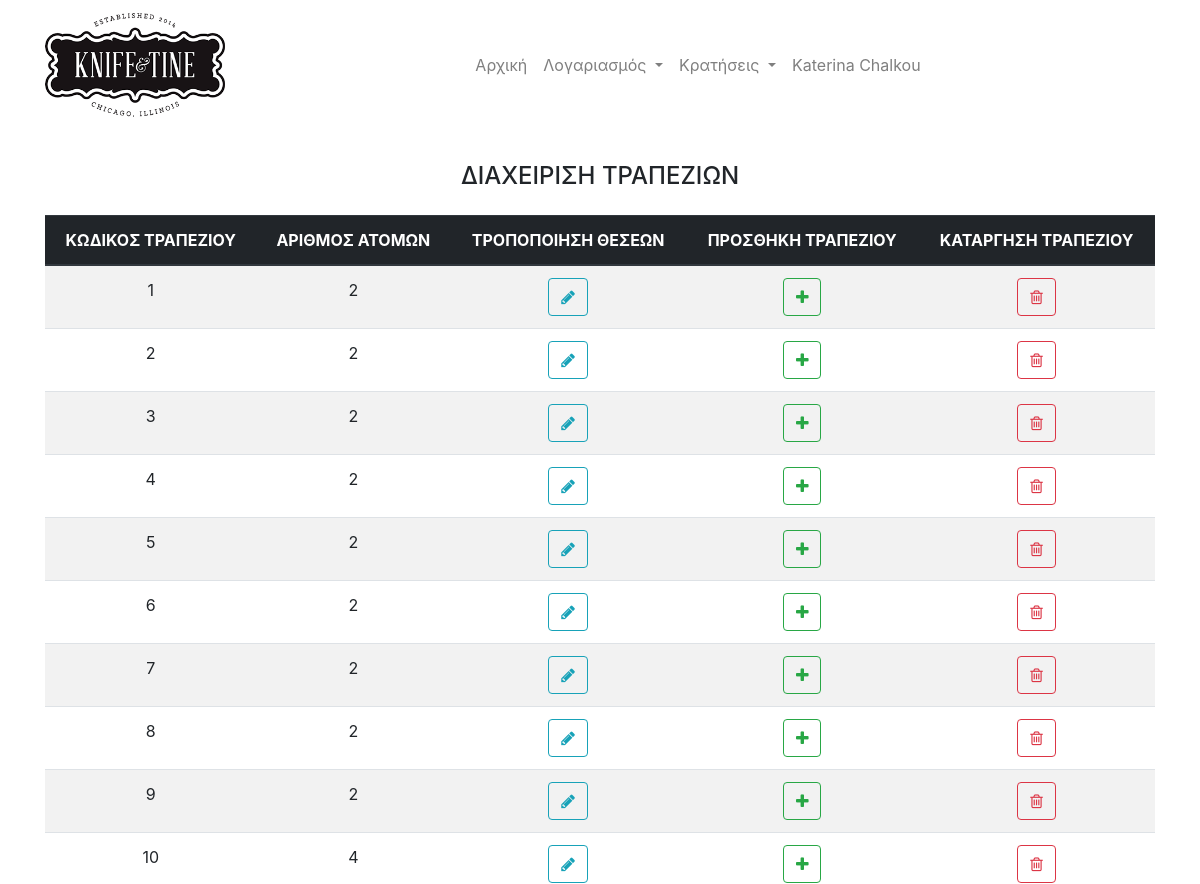
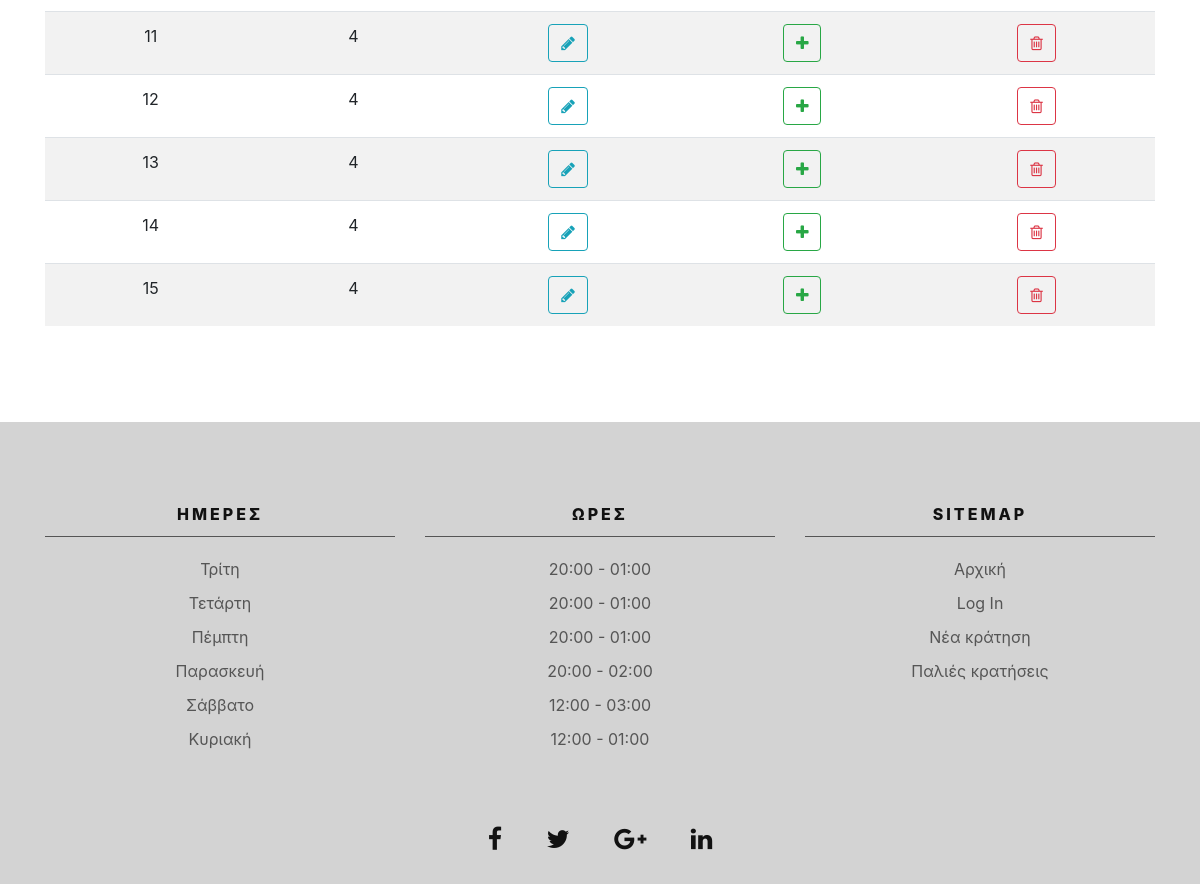
/tab_management.php (signed in), run on the app's committed database (2 pictures, top to bottom).
### tables this page shows
CREATE TABLE IF NOT EXISTS `tables` (
  `id` tinyint(1) NOT NULL AUTO_INCREMENT,
  `people` tinyint(1) NOT NULL,
  PRIMARY KEY (`id`)
);

### tab_management.php (the view, shortened to what this page needs)
<?php require('db_connect.php');
    ?>
<!doctype html>
<html>
<?php include('header.php'); ?>
<body>
<?php include ('navigation.php'); ?>
<section id="dashboard" class="main">
<div class="container pt-2 pb-5">
<h4 class="text-center pb-3">ΔΙΑΧΕΙΡΙΣΗ ΤΡΑΠΕΖΙΩΝ</h4>
<table  id="tables" class="table table-striped text-center mb-5">
<thead class="thead-dark">
<tr>
<th scope="col">ΚΩΔΙΚΟΣ ΤΡΑΠΕΖΙΟΥ</th>
<th scope="col">ΑΡΙΘΜΟΣ ΑΤΟΜΩΝ</th>
<th scope="col">ΤΡΟΠΟΠΟΙΗΣΗ ΘΕΣΕΩΝ</th>
<th scope="col">ΠΡΟΣΘΗΚΗ ΤΡΑΠΕΖΙΟΥ</th>
<th scope="col">ΚΑΤΑΡΓΗΣΗ ΤΡΑΠΕΖΙΟΥ</th>
</tr>
</thead>
<tbody>
<?php
$tables = $conn->query("SELECT id, people FROM tables");
	if($tables->num_rows > 0):
		while($row_tab = $tables->fetch_assoc()):
?>
<tr>
<td><?= $row_tab['id']; ?></td>
<td><?= $row_tab['people']; ?></td>
<td><button type="button" class="btn btn-outline-info" data-toggle="modal" data-target="#editab<?= $row_tab['id']; ?>"><i class="fa fa-pencil" aria-hidden="true"></i></button></td>
<td><button type="button" class="btn btn-outline-success" data-toggle="modal" data-target="#addtab"><i class="fa fa-plus" aria-hidden="true"></i></button></td>
<td><button type="button" class="btn btn-outline-danger" data-toggle="modal" data-target="#deltab<?= $row_tab['id']; ?>"><i class="fa fa-trash-o" aria-hidden="true"></i></button></td>
</tr>
<?php 	endwhile;
	endif; ?>
</tbody>
</table>
</div>
<?php include('footer.php') ?>
</body>
</html>

### styles.css (style rules this page uses)
.main { margin-top: 130px; }

### data on the page
tables: id "1", people "2"
tables: id "2", people "2"
tables: id "3", people "2"
tables: id "4", people "2"
tables: id "5", people "2"
tables: id "6", people "2"
tables: id "7", people "2"
tables: id "8", people "2"
tables: id "9", people "2"
tables: id "10", people "4"
tables: id "11", people "4"
tables: id "12", people "4"
tables: id "13", people "4"
tables: id "14", people "4"
tables: id "15", people "4"

### other printed values
$_SESSION['fname'] "Katerina"
$_SESSION['lname'] "Chalkou"
$day[$i] "Τρίτη"
$day[$i] "Τετάρτη"
$day[$i] "Πέμπτη"
$day[$i] "Παρασκευή"
$day[$i] "Σάββατο"
$day[$i] "Κυριακή"
date('H:i', strtotime($open_at[$i])) "20:00"
date('H:i', strtotime($close_at[$i])) "01:00"
date('H:i', strtotime($close_at[$i])) "02:00"
date('H:i', strtotime($open_at[$i])) "12:00"
date('H:i', strtotime($close_at[$i])) "03:00"
